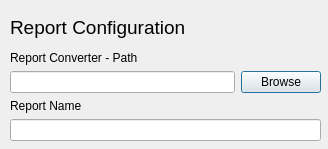
<?xml version="1.0" encoding="UTF-8"?>
<ui version="4.0">
 <class>report_config</class>
 <widget class="QDialog" name="report_config">
  <property name="geometry">
   <rect>
    <x>0</x>
    <y>0</y>
    <width>328</width>
    <height>149</height>
   </rect>
  </property>
  <property name="windowTitle">
   <string>Report Configuration</string>
  </property>
  <widget class="QWidget" name="">
   <property name="geometry">
    <rect>
     <x>10</x>
     <y>10</y>
     <width>311</width>
     <height>131</height>
    </rect>
   </property>
   <layout class="QVBoxLayout" name="verticalLayout_4">
    <item>
     <widget class="QLabel" name="label">
      <property name="font">
       <font>
        <pointsize>14</pointsize>
       </font>
      </property>
      <property name="text">
       <string>Report Configuration</string>
      </property>
     </widget>
    </item>
    <item>
     <layout class="QVBoxLayout" name="verticalLayout_3">
      <item>
       <layout class="QVBoxLayout" name="verticalLayout">
        <item>
         <widget class="QLabel" name="label_2">
          <property name="text">
           <string>Report Converter - Path</string>
          </property>
         </widget>
        </item>
        <item>
         <layout class="QHBoxLayout" name="horizontalLayout">
          <item>
           <widget class="QLineEdit" name="dr_path_input">
            <property name="text">
             <string/>
            </property>
           </widget>
          </item>
          <item>
           <widget class="QPushButton" name="dr_path_btn">
            <property name="text">
             <string>Browse</string>
            </property>
           </widget>
          </item>
         </layout>
        </item>
       </layout>
      </item>
      <item>
       <layout class="QVBoxLayout" name="verticalLayout_2">
        <item>
         <widget class="QLabel" name="label_7">
          <property name="text">
           <string>Report Name</string>
          </property>
         </widget>
        </item>
        <item>
         <widget class="QLineEdit" name="drace_path_input"/>
        </item>
       </layout>
      </item>
     </layout>
    </item>
   </layout>
  </widget>
 </widget>
 <resources/>
 <connections/>
</ui>
